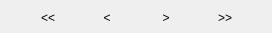
<?xml version="1.0" encoding="UTF-8"?>
<ui version="4.0">
 <class>QtStepper</class>
 <widget class="QWidget" name="QtStepper">
  <property name="geometry">
   <rect>
    <x>0</x>
    <y>0</y>
    <width>272</width>
    <height>33</height>
   </rect>
  </property>
  <property name="sizePolicy">
   <sizepolicy hsizetype="Maximum" vsizetype="Fixed">
    <horstretch>0</horstretch>
    <verstretch>0</verstretch>
   </sizepolicy>
  </property>
  <property name="minimumSize">
   <size>
    <width>0</width>
    <height>0</height>
   </size>
  </property>
  <layout class="QHBoxLayout" name="rowLayout">
   <property name="spacing">
    <number>3</number>
   </property>
   <property name="leftMargin">
    <number>4</number>
   </property>
   <property name="topMargin">
    <number>2</number>
   </property>
   <property name="rightMargin">
    <number>4</number>
   </property>
   <property name="bottomMargin">
    <number>0</number>
   </property>
   <item>
    <spacer name="leftDeadSpace">
     <property name="orientation">
      <enum>Qt::Horizontal</enum>
     </property>
     <property name="sizeHint" stdset="0">
      <size>
       <width>8</width>
       <height>10</height>
      </size>
     </property>
    </spacer>
   </item>
   <item>
    <layout class="QHBoxLayout" name="doubelBackSlotLayout">
     <property name="spacing">
      <number>0</number>
     </property>
     <property name="leftMargin">
      <number>0</number>
     </property>
     <property name="topMargin">
      <number>0</number>
     </property>
     <property name="rightMargin">
      <number>0</number>
     </property>
     <property name="bottomMargin">
      <number>0</number>
     </property>
     <item>
      <spacer name="doubleBackLeftStretch">
       <property name="orientation">
        <enum>Qt::Horizontal</enum>
       </property>
       <property name="sizeHint" stdset="0">
        <size>
         <width>10</width>
         <height>10</height>
        </size>
       </property>
      </spacer>
     </item>
     <item>
      <widget class="QToolButton" name="doubleBackButton">
       <property name="sizePolicy">
        <sizepolicy hsizetype="Fixed" vsizetype="Fixed">
         <horstretch>0</horstretch>
         <verstretch>0</verstretch>
        </sizepolicy>
       </property>
       <property name="minimumSize">
        <size>
         <width>36</width>
         <height>20</height>
        </size>
       </property>
       <property name="cursor">
        <cursorShape>PointingHandCursor</cursorShape>
       </property>
       <property name="focusPolicy">
        <enum>Qt::NoFocus</enum>
       </property>
       <property name="text">
        <string>&lt;&lt;</string>
       </property>
       <property name="autoRaise">
        <bool>true</bool>
       </property>
      </widget>
     </item>
     <item>
      <spacer name="doubleBackRightStretch">
       <property name="orientation">
        <enum>Qt::Horizontal</enum>
       </property>
       <property name="sizeHint" stdset="0">
        <size>
         <width>10</width>
         <height>10</height>
        </size>
       </property>
      </spacer>
     </item>
    </layout>
   </item>
   <item>
    <layout class="QHBoxLayout" name="backSlotLayout">
     <property name="spacing">
      <number>0</number>
     </property>
     <property name="leftMargin">
      <number>0</number>
     </property>
     <property name="topMargin">
      <number>0</number>
     </property>
     <property name="rightMargin">
      <number>0</number>
     </property>
     <property name="bottomMargin">
      <number>0</number>
     </property>
     <item>
      <spacer name="backLeftStretch">
       <property name="orientation">
        <enum>Qt::Horizontal</enum>
       </property>
       <property name="sizeHint" stdset="0">
        <size>
         <width>10</width>
         <height>10</height>
        </size>
       </property>
      </spacer>
     </item>
     <item>
      <widget class="QToolButton" name="backButton">
       <property name="sizePolicy">
        <sizepolicy hsizetype="Fixed" vsizetype="Fixed">
         <horstretch>0</horstretch>
         <verstretch>0</verstretch>
        </sizepolicy>
       </property>
       <property name="minimumSize">
        <size>
         <width>36</width>
         <height>20</height>
        </size>
       </property>
       <property name="cursor">
        <cursorShape>PointingHandCursor</cursorShape>
       </property>
       <property name="focusPolicy">
        <enum>Qt::NoFocus</enum>
       </property>
       <property name="text">
        <string>&lt;</string>
       </property>
       <property name="toolButtonStyle">
        <enum>Qt::ToolButtonTextBesideIcon</enum>
       </property>
       <property name="autoRaise">
        <bool>true</bool>
       </property>
      </widget>
     </item>
     <item>
      <spacer name="backRightStretch">
       <property name="orientation">
        <enum>Qt::Horizontal</enum>
       </property>
       <property name="sizeHint" stdset="0">
        <size>
         <width>10</width>
         <height>10</height>
        </size>
       </property>
      </spacer>
     </item>
    </layout>
   </item>
   <item>
    <layout class="QHBoxLayout" name="forwardSlotLayout">
     <property name="spacing">
      <number>0</number>
     </property>
     <property name="leftMargin">
      <number>0</number>
     </property>
     <property name="topMargin">
      <number>0</number>
     </property>
     <property name="rightMargin">
      <number>0</number>
     </property>
     <property name="bottomMargin">
      <number>0</number>
     </property>
     <item>
      <spacer name="forwardLeftStretch">
       <property name="orientation">
        <enum>Qt::Horizontal</enum>
       </property>
       <property name="sizeHint" stdset="0">
        <size>
         <width>10</width>
         <height>10</height>
        </size>
       </property>
      </spacer>
     </item>
     <item>
      <widget class="QToolButton" name="forwardButton">
       <property name="sizePolicy">
        <sizepolicy hsizetype="Fixed" vsizetype="Fixed">
         <horstretch>0</horstretch>
         <verstretch>0</verstretch>
        </sizepolicy>
       </property>
       <property name="minimumSize">
        <size>
         <width>36</width>
         <height>20</height>
        </size>
       </property>
       <property name="cursor">
        <cursorShape>PointingHandCursor</cursorShape>
       </property>
       <property name="focusPolicy">
        <enum>Qt::NoFocus</enum>
       </property>
       <property name="text">
        <string>&gt;</string>
       </property>
       <property name="autoRaise">
        <bool>true</bool>
       </property>
      </widget>
     </item>
     <item>
      <spacer name="forwardRightStretch">
       <property name="orientation">
        <enum>Qt::Horizontal</enum>
       </property>
       <property name="sizeHint" stdset="0">
        <size>
         <width>10</width>
         <height>10</height>
        </size>
       </property>
      </spacer>
     </item>
    </layout>
   </item>
   <item>
    <layout class="QHBoxLayout" name="doubleForwardSlotLayout">
     <property name="spacing">
      <number>0</number>
     </property>
     <property name="leftMargin">
      <number>0</number>
     </property>
     <property name="topMargin">
      <number>0</number>
     </property>
     <property name="rightMargin">
      <number>0</number>
     </property>
     <property name="bottomMargin">
      <number>0</number>
     </property>
     <item>
      <spacer name="doubleForwardLeftStretch">
       <property name="orientation">
        <enum>Qt::Horizontal</enum>
       </property>
       <property name="sizeHint" stdset="0">
        <size>
         <width>10</width>
         <height>10</height>
        </size>
       </property>
      </spacer>
     </item>
     <item>
      <widget class="QToolButton" name="doubleForwardButton">
       <property name="sizePolicy">
        <sizepolicy hsizetype="Fixed" vsizetype="Fixed">
         <horstretch>0</horstretch>
         <verstretch>0</verstretch>
        </sizepolicy>
       </property>
       <property name="minimumSize">
        <size>
         <width>36</width>
         <height>20</height>
        </size>
       </property>
       <property name="cursor">
        <cursorShape>PointingHandCursor</cursorShape>
       </property>
       <property name="focusPolicy">
        <enum>Qt::NoFocus</enum>
       </property>
       <property name="text">
        <string>&gt;&gt;</string>
       </property>
       <property name="autoRaise">
        <bool>true</bool>
       </property>
      </widget>
     </item>
     <item>
      <spacer name="doubleForwardRightStretch">
       <property name="orientation">
        <enum>Qt::Horizontal</enum>
       </property>
       <property name="sizeHint" stdset="0">
        <size>
         <width>10</width>
         <height>10</height>
        </size>
       </property>
      </spacer>
     </item>
    </layout>
   </item>
   <item>
    <spacer name="rightDeadSpace">
     <property name="orientation">
      <enum>Qt::Horizontal</enum>
     </property>
     <property name="sizeHint" stdset="0">
      <size>
       <width>8</width>
       <height>10</height>
      </size>
     </property>
    </spacer>
   </item>
  </layout>
 </widget>
 <resources/>
 <connections/>
</ui>
